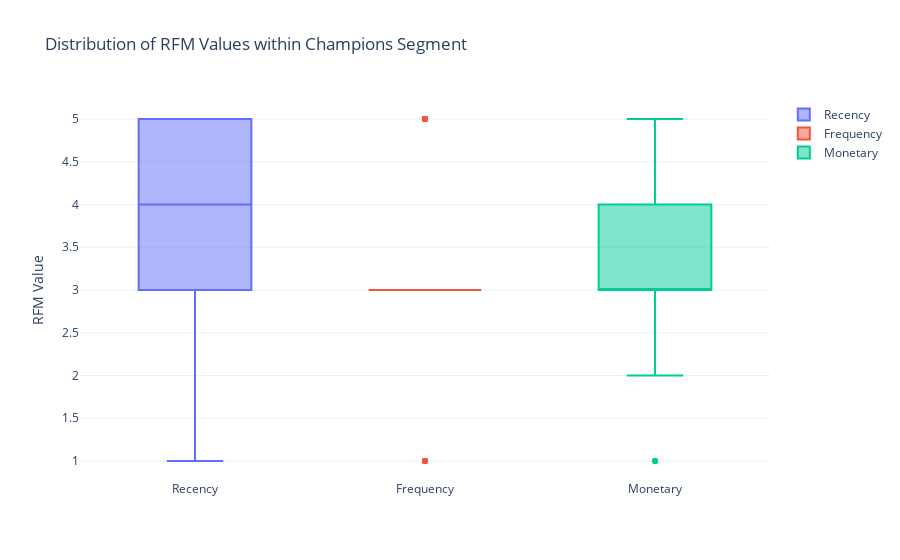

Notebook code for this chart:
### Code cell
# Filter the data to include only the customers in the Champions segment
champions_segment = data[data['RFM Customer Segments'] == 'Champions']

fig = go.Figure()
fig.add_trace(go.Box(y=champions_segment['RecencyScore'], name='Recency'))
fig.add_trace(go.Box(y=champions_segment['FrequencyScore'], name='Frequency'))
fig.add_trace(go.Box(y=champions_segment['MonetaryScore'], name='Monetary'))

fig.update_layout(title='Distribution of RFM Values within Champions Segment',
                  yaxis_title='RFM Value',
                  showlegend=True)

fig.show()

### Figure 1 — Plotly figure (JSON) as saved in the notebook; plotly's stock layout.template omitted (floating-point values rounded to 4 significant figures)
{"data": [{"name": "Recency", "type": "box", "y": [1, 1, 2, 2, 2, 2, 2, 2, 2, 2, 3, 3, 3, 3, 3, 3, 3, 3, 3, 3, 3, 3, 3, 3, 3, 3, 4, 4, 4, 4, 4, 4, 4, 4, 4, 4, 5, 5, 5, 5, 5, 5, 5, 5, 5, 5, 5, 5, 5, 5, 5, 5, 5, 5, 5, 5, 5, 5, 5, 5, 5, 5]}, {"name": "Frequency", "type": "box", "y": [5, 5, 3, 5, 5, 3, 5, 3, 3, 5, 3, 3, 3, 3, 3, 3, 3, 3, 5, 3, 3, 3, 3, 3, 5, 3, 3, 3, 3, 3, 3, 3, 3, 3, 3, 3, 3, 3, 3, 3, 3, 3, 1, 3, 5, 1, 3, 3, 3, 3, 3, 1, 3, 3, 3, 1, 3, 3, 1, 3, 1, 1]}, {"name": "Monetary", "type": "box", "y": [5, 5, 4, 5, 3, 4, 3, 4, 4, 3, 4, 4, 3, 3, 3, 4, 3, 4, 5, 3, 4, 3, 3, 3, 5, 3, 2, 2, 2, 3, 3, 4, 4, 2, 2, 4, 3, 3, 4, 3, 4, 2, 3, 1, 5, 3, 3, 1, 1, 3, 3, 3, 3, 2, 3, 3, 3, 4, 3, 3, 3, 3]}], "layout": {"autosize": true, "showlegend": true, "title": {"text": "Distribution of RFM Values within Champions Segment"}, "xaxis": {"autorange": true, "range": [-0.5, 2.5], "type": "category"}, "yaxis": {"autorange": true, "range": [0.7778, 5.222], "title": {"text": "RFM Value"}, "type": "linear"}}}
